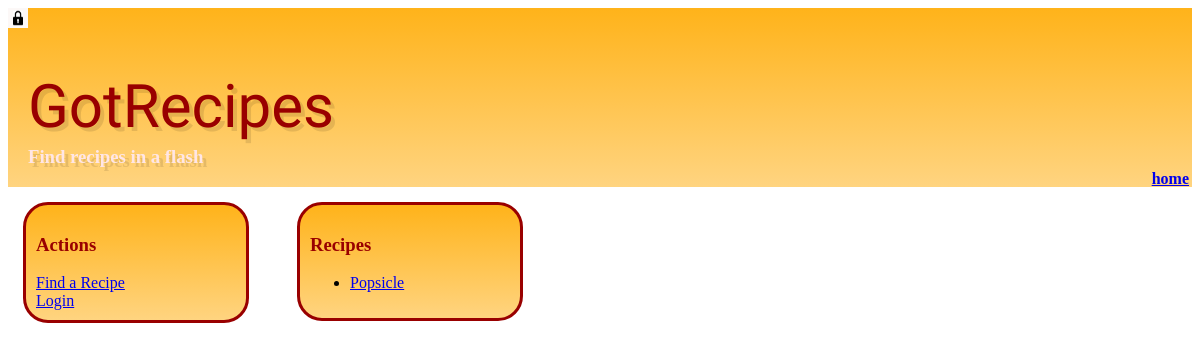
/, run on an earlier commit of the app's database.
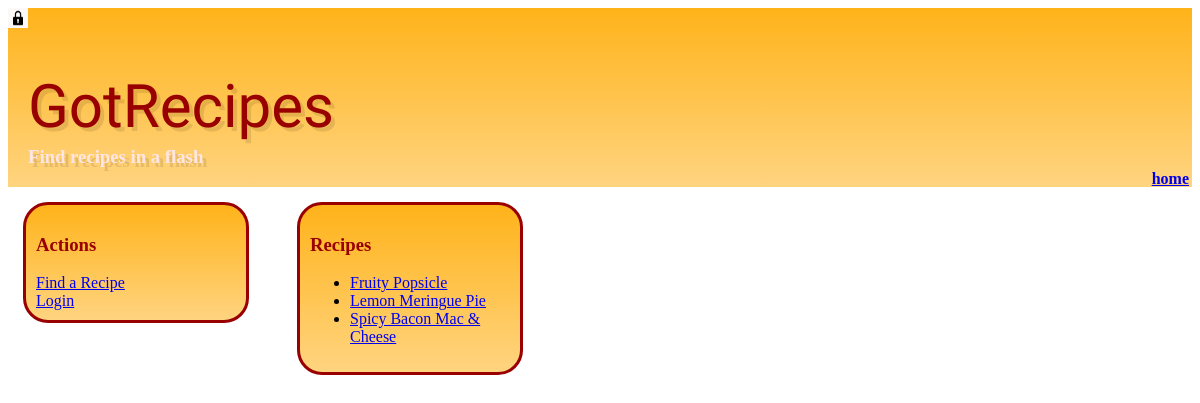
And on a later commit of the database.
### gotrecipes/models.py (models this page shows)
class Recipe(models.Model):
  title=models.CharField(max_length=200)
  ingredients=models.TextField()
  directions=models.TextField()
  image = models.ImageField(upload_to='recipe_images', default='recipe_images/default.png')
  def __str__(self):
    return self.title

### gotrecipes/views.py (the view)
# urls.py: url(r'^$', views.index, name='index'),
def index(request):
	userRecipes = Recipe.objects.order_by('title')
	return render(request, 'gotrecipes/index.html', {'recipes': userRecipes})

### gotrecipes/templates/gotrecipes/index.html (shortened to what this page needs)
{% extends 'gotrecipes/base.html' %}
{% block content %}
<div class="user-options">
	<div id="recipe-manage">
		<div class="create-recipe">
			<h3>Actions</h3>
			<a href={% url 'search_recipe' %}>Find a Recipe</a>
			<br>
			<a href={% url 'login' %}>Login</a>
		</div>
		<div class="view-recipes">
			<h3>Recipes</h3>
			<ul>
			{% for recipe in recipes %}
				<li><a href="{% url 'recipe_detail' pk=recipe.pk %}">{{ recipe }}</a></li>
			{% endfor %}
			</ul>
		</div>
	</div>
</div>
{% endblock %}

### gotrecipes/templates/gotrecipes/base.html (shortened to what this page needs)
{% load staticfiles %}
<html>
  <head>
	<link rel="stylesheet" href="{% static 'css/base.css' %}">
  </head>
  <body>
	<div class="page-head">
		{% if user.is_authenticated %}
		<p>Hello {{ user.username }}<small>  (<a href="{% url 'logout'%}">Log out</a>)</small></p>
		{% else %}
		<a href="{% url 'login' %}"><img class="icon" src="{% static 'images/lock.png' %}" /></a>
		{% endif %}
		<h1 id="got-title">GotRecipes</h1>
		<span><h3 id="got-sub">Find recipes in a flash</h3></span>
		<span class="home"><h4><a href="{% url 'index' %}">home</a></span>
	</div>
	<div class="content-container"}
	{% block content %}
	{% endblock %}
  </body>
</html>

### gotrecipes/static/css/base.css (style rules this page uses)
.page-head, .create-recipe, .view-recipes { background: linear-gradient(#ffb31a, #ffd480) }
#got-title { font: 60px/1.3 'Oleo Script', Helvetica, sans-serif; color: #990000; text-shadow: 4px 4px 0px rgba(0,0,0,0.1); margin-bottom: 0px; margin-left: 20px; }
#got-sub { font: 20px/ Helvetica, sans-serif; color: #ffe6e6; text-shadow: 4px 4px 0px rgba(0,0,0,0.1); margin-top: 0px; margin-left: 20px; }
h1,h3 { font: Helvetica, sans-serif; }
h3 { color: #990000; }
span { display: inline-block; }
.home { float: right; padding: 3px; }
#recipe-manage { width: 500px; padding: 15px }
.create-recipe { display: inline-block; width: 200px; float:left; border: solid; border-width: 3px; padding: 10px; border-radius: 25px; border-color: #990000; }
.view-recipes { margin: 0px; display: inline-block; width: 200px; float: right; border: solid; border-width: 3px; padding: 10px; border-radius: 25px; border-color: #990000; }
.icon { width: 20px; height: 20px }

What changed in the data, as far as the page shows it:
removed Recipe: title "Popsicle"
added Recipe: title "Fruity Popsicle"
added Recipe: title "Lemon Meringue Pie"
added Recipe: title "Spicy Bacon Mac & Cheese"
